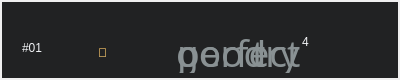
<?xml version="1.0" encoding="UTF-8"?>
<ui version="4.0">
 <class>LevelItemWidget</class>
 <widget class="QWidget" name="LevelItemWidget">
  <property name="geometry">
   <rect>
    <x>0</x>
    <y>0</y>
    <width>400</width>
    <height>80</height>
   </rect>
  </property>
  <property name="windowTitle">
   <string>Form</string>
  </property>
  <widget class="QWidget" name="widget" native="true">
   <property name="geometry">
    <rect>
     <x>2</x>
     <y>2</y>
     <width>396</width>
     <height>76</height>
    </rect>
   </property>
   <property name="styleSheet">
    <string notr="true">background-color: rgb(20, 21, 22, 240);
font: &quot;Managed in levelitemwidget.cpp&quot;;</string>
   </property>
   <widget class="QLabel" name="bestCount">
    <property name="geometry">
     <rect>
      <x>300</x>
      <y>20</y>
      <width>81</width>
      <height>41</height>
     </rect>
    </property>
    <property name="layoutDirection">
     <enum>Qt::LeftToRight</enum>
    </property>
    <property name="styleSheet">
     <string notr="true">color: #F1F3F5;
background-color: none;
font: 40pt &quot;Menlo&quot;;
qproperty-alignment: AlignRight;
border: none;</string>
    </property>
    <property name="text">
     <string>4</string>
    </property>
    <property name="textFormat">
     <enum>Qt::RichText</enum>
    </property>
   </widget>
   <widget class="QLabel" name="best">
    <property name="geometry">
     <rect>
      <x>174</x>
      <y>30</y>
      <width>191</width>
      <height>41</height>
     </rect>
    </property>
    <property name="font">
     <font>
      <family>Menlo</family>
      <pointsize>28</pointsize>
     </font>
    </property>
    <property name="styleSheet">
     <string notr="true">color: #899193;
background-color: none;
qproperty-alignment: AlignRight;
border: none;</string>
    </property>
    <property name="text">
     <string>good</string>
    </property>
   </widget>
   <widget class="QLabel" name="star_perfect">
    <property name="geometry">
     <rect>
      <x>90</x>
      <y>40</y>
      <width>21</width>
      <height>21</height>
     </rect>
    </property>
    <property name="styleSheet">
     <string notr="true">color: #E90;
background-color: none;
font: 20pt &quot;FontAwesome&quot;;
border: none;</string>
    </property>
    <property name="text">
     <string></string>
    </property>
    <property name="alignment">
     <set>Qt::AlignCenter</set>
    </property>
   </widget>
   <widget class="QLabel" name="id">
    <property name="geometry">
     <rect>
      <x>20</x>
      <y>30</y>
      <width>91</width>
      <height>31</height>
     </rect>
    </property>
    <property name="styleSheet">
     <string notr="true">font: 36pt &quot;Menlo&quot;;
color: #F1F3F5;
background-color: none;
border: none;</string>
    </property>
    <property name="text">
     <string>#01</string>
    </property>
   </widget>
   <widget class="QLabel" name="star_yes">
    <property name="geometry">
     <rect>
      <x>90</x>
      <y>40</y>
      <width>21</width>
      <height>21</height>
     </rect>
    </property>
    <property name="styleSheet">
     <string notr="true">color: #E90;
background-color: none;
font: 20pt &quot;FontAwesome&quot;;
border: none;</string>
    </property>
    <property name="text">
     <string></string>
    </property>
    <property name="alignment">
     <set>Qt::AlignCenter</set>
    </property>
   </widget>
   <widget class="QLabel" name="try_now">
    <property name="geometry">
     <rect>
      <x>250</x>
      <y>30</y>
      <width>120</width>
      <height>41</height>
     </rect>
    </property>
    <property name="font">
     <font>
      <family>Menlo</family>
      <pointsize>28</pointsize>
     </font>
    </property>
    <property name="styleSheet">
     <string notr="true">color: #899193;
background-color: none;
qproperty-alignment: AlignRight;
border: none;</string>
    </property>
    <property name="text">
     <string>try</string>
    </property>
   </widget>
   <widget class="QLabel" name="star_no">
    <property name="geometry">
     <rect>
      <x>90</x>
      <y>40</y>
      <width>21</width>
      <height>21</height>
     </rect>
    </property>
    <property name="styleSheet">
     <string notr="true">color: #A1A3A5;
background-color: none;
font: 20pt &quot;FontAwesome&quot;;
border: none;</string>
    </property>
    <property name="text">
     <string></string>
    </property>
    <property name="alignment">
     <set>Qt::AlignCenter</set>
    </property>
   </widget>
   <widget class="QLabel" name="best_perfect">
    <property name="geometry">
     <rect>
      <x>175</x>
      <y>30</y>
      <width>191</width>
      <height>41</height>
     </rect>
    </property>
    <property name="font">
     <font>
      <family>Menlo</family>
      <pointsize>28</pointsize>
     </font>
    </property>
    <property name="styleSheet">
     <string notr="true">color: #899193;
background-color: none;
qproperty-alignment: AlignRight;
border: none;</string>
    </property>
    <property name="text">
     <string>perfect</string>
    </property>
   </widget>
   <zorder>best</zorder>
   <zorder>star_perfect</zorder>
   <zorder>id</zorder>
   <zorder>star_yes</zorder>
   <zorder>try_now</zorder>
   <zorder>star_no</zorder>
   <zorder>best_perfect</zorder>
   <zorder>bestCount</zorder>
  </widget>
 </widget>
 <resources/>
 <connections/>
</ui>
